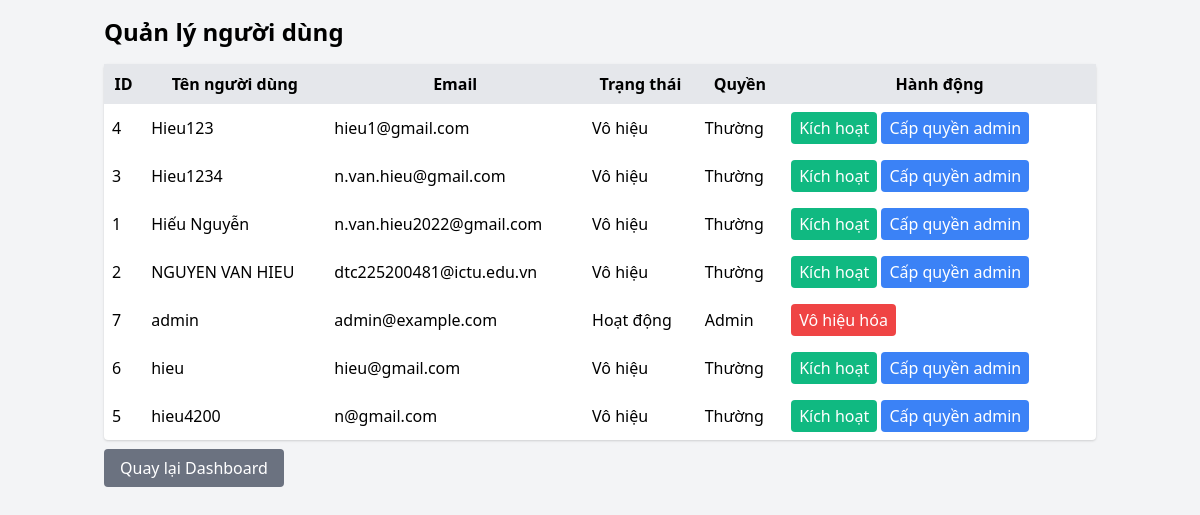
The page /admin/users (signed in) on the database its author committed.
### app/models.py (models this page shows, shortened)
class User(db.Model, UserMixin):
    id = db.Column(db.Integer, primary_key=True)
    username = db.Column(db.String(64), unique=True, nullable=False)
    email = db.Column(db.String(120), unique=True, nullable=False)
    password = db.Column(db.String(128), nullable=False)
    avatar = db.Column(db.String(200), default='default.jpg')
    total_hearts = db.Column(db.Integer, default=0)
    is_admin = db.Column(db.Boolean, default=False)
    is_active = db.Column(db.Boolean, default=True)
    posts = db.relationship('Post', back_populates='user', lazy=True, cascade='all, delete-orphan')
    comments = db.relationship('Comment', back_populates='user', lazy=True, cascade='all, delete-orphan')
    post_likes = db.relationship('Like', back_populates='user', lazy=True)
    comment_likes = db.relationship('Comment', secondary=comment_likes, back_populates='liked_by', lazy='dynamic')
    sent_messages = db.relationship('Message', foreign_keys='Message.sender_id', back_populates='sender', lazy=True)
    received_messages = db.relationship('Message', foreign_keys='Message.receiver_id', back_populates='receiver', lazy=True)
    sent_friend_requests = db.relationship('Friendship', foreign_keys='Friendship.user_id', back_populates='user', lazy=True)
    received_friend_requests = db.relationship('Friendship', foreign_keys='Friendship.friend_id', back_populates='friend', lazy=True)
    calls_made = db.relationship('Call', foreign_keys='Call.caller_id', back_populates='caller', lazy=True)
    calls_received = db.relationship('Call', foreign_keys='Call.callee_id', back_populates='callee', lazy=True)

### app/routes.py (the view)
@admin.route('/admin/users')
@login_required
@admin_required
def manage_users():
    page = request.args.get('page', 1, type=int)
    users = User.query.order_by(User.username).paginate(page=page, per_page=20)
    return render_template('admin/users.html', users=users)

### app/routes.py (called while the page is built)
def admin_required(f):
    @wraps(f)
    def decorated_function(*args, **kwargs):
        if not current_user.is_authenticated or not current_user.is_admin:
            flash('Bạn cần quyền admin để truy cập trang này.', 'danger')
            return redirect(url_for('main.feed'))
        return f(*args, **kwargs)
    return decorated_function

### app/templates/admin/users.html (shortened to what this page needs)
<!DOCTYPE html>
<html>
<head>
    <link href="https://cdn.jsdelivr.net/npm/tailwindcss@2.2.19/dist/tailwind.min.css" rel="stylesheet">
</head>
<body class="bg-gray-100">
    <div class="container mx-auto p-4">
        <h1 class="text-2xl font-bold mb-4">Quản lý người dùng</h1>
        <table class="w-full bg-white rounded shadow">
            <thead>
                <tr class="bg-gray-200">
                    <th class="p-2">ID</th>
                    <th class="p-2">Tên người dùng</th>
                    <th class="p-2">Email</th>
                    <th class="p-2">Trạng thái</th>
                    <th class="p-2">Quyền</th>
                    <th class="p-2">Hành động</th>
                </tr>
            </thead>
            <tbody>
                {% for user in users.items %}
                <tr>
                    <td class="p-2">{{ user.id }}</td>
                    <td class="p-2">{{ user.username }}</td>
                    <td class="p-2">{{ user.email }}</td>
                    <td class="p-2">{{ 'Hoạt động' if user.is_active else 'Vô hiệu' }}</td>
                    <td class="p-2">{{ 'Admin' if user.is_admin else 'Thường' }}</td>
                    <td class="p-2">
                        <form method="POST" action="{{ url_for('admin.toggle_user_active', user_id=user.id) }}" class="inline">
                            <button type="submit" class="bg-{{ 'red' if user.is_active else 'green' }}-500 text-white px-2 py-1 rounded">
                                {{ 'Vô hiệu hóa' if user.is_active else 'Kích hoạt' }}
                            </button>
                        </form>
                        <form method="POST" action="{{ url_for('admin.toggle_user_admin', user_id=user.id) }}" class="inline">
                            <button type="submit" class="bg-{{ 'orange' if user.is_admin else 'blue' }}-500 text-white px-2 py-1 rounded">
                                {{ 'Xóa quyền admin' if user.is_admin else 'Cấp quyền admin' }}
                            </button>
                        </form>
                    </td>
                </tr>
                {% endfor %}
            </tbody>
        </table>
        <div class="mt-4">
            <a href="{{ url_for('admin.dashboard') }}" class="bg-gray-500 text-white px-4 py-2 rounded">Quay lại Dashboard</a>
        </div>
    </div>
</body>
</html>

### rows shown on the page
User: id "4", username "Hieu123", email "hieu1@gmail.com", is_active "Vô hiệu", is_admin "Thường", is_active "Kích hoạt", is_admin "Cấp quyền admin"
User: id "3", username "Hieu1234", email "n.van.hieu@gmail.com", is_active "Vô hiệu", is_admin "Thường", is_active "Kích hoạt", is_admin "Cấp quyền admin"
User: id "1", username "Hiếu Nguyễn", email "n.van.hieu2022@gmail.com", is_active "Vô hiệu", is_admin "Thường", is_active "Kích hoạt", is_admin "Cấp quyền admin"
User: id "2", username "NGUYEN VAN HIEU", email "dtc225200481@ictu.edu.vn", is_active "Vô hiệu", is_admin "Thường", is_active "Kích hoạt", is_admin "Cấp quyền admin"
User: id "7", username "admin", email "admin@example.com", is_active "Hoạt động", is_admin "Admin", is_active "Vô hiệu hóa"
User: id "6", username "hieu", email "hieu@gmail.com", is_active "Vô hiệu", is_admin "Thường", is_active "Kích hoạt", is_admin "Cấp quyền admin"
User: id "5", username "hieu4200", email "n@gmail.com", is_active "Vô hiệu", is_admin "Thường", is_active "Kích hoạt", is_admin "Cấp quyền admin"
